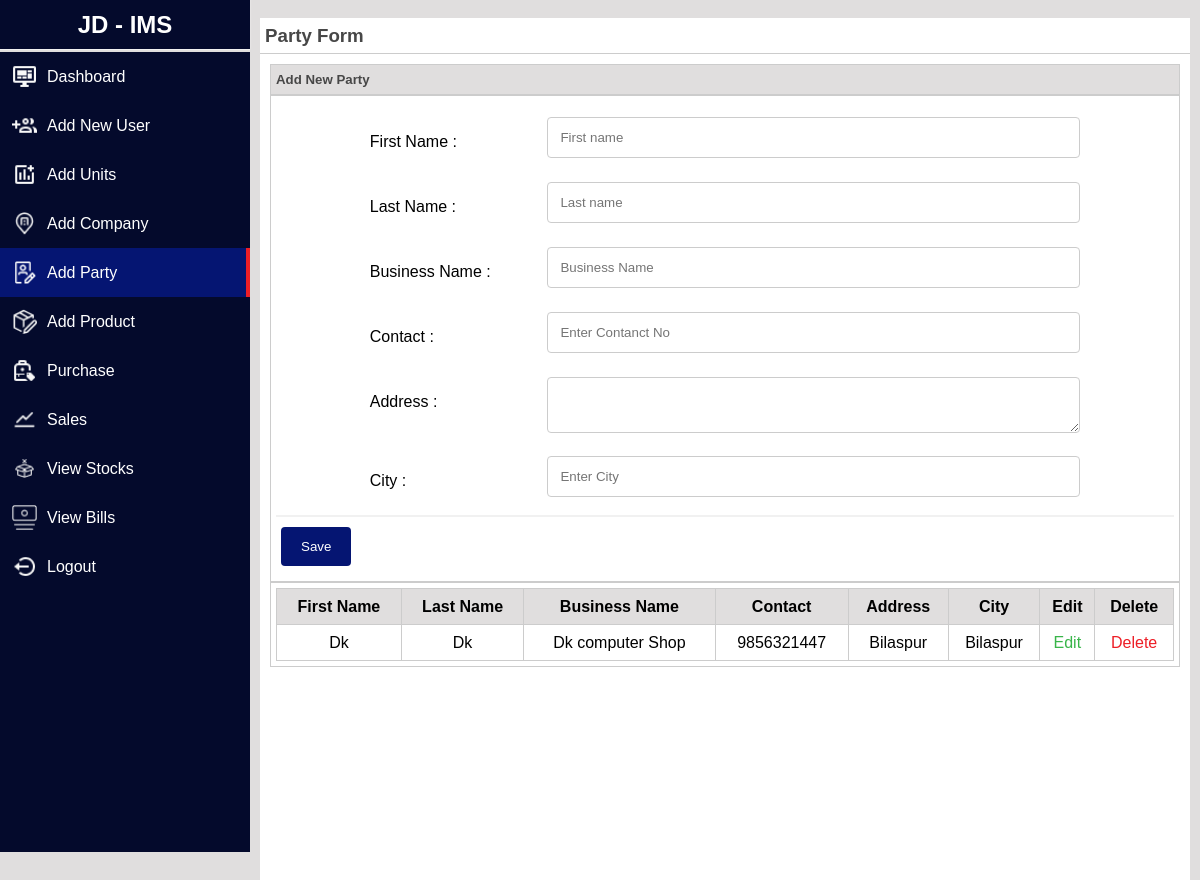
Screenshot of /jd_ims/admin/add_new_party.php (signed in) with the database file from the repository.
### tables this page shows
CREATE TABLE `party_info` (
  `id` int(5) NOT NULL,
  `firstname` varchar(50) NOT NULL,
  `lastname` varchar(50) NOT NULL,
  `businessname` varchar(100) NOT NULL,
  `contact` varchar(20) NOT NULL,
  `address` varchar(500) NOT NULL,
  `city` varchar(50) NOT NULL
);

### jd_ims/admin/add_new_party.php (the view, shortened to what this page needs)
<?php
include "base.php";
include "../user/connection.php";
?>
<div class="container">
        <div id="content">
            <div id="content_header">
                <h3>Party Form</h3>
            </div>
            <div class="container-fluid">
                <div class="row-fluid" style="background-color: white; min-height: 1000px; padding:10px;">
                <div class="widget-box">
                <div class="widget-title">
                  <h5>Add New Party</h5>
                </div>
                <div class="widget-content">
                  <form name="form1" action="" method="post" class="form-horizontal">
                    <div class="control-group">
                      <div class="col-25">
                        <label class="control-label">First Name :</label>
                      </div>
                      <div class="controls col-75">
                        <input type="text" class="span11" placeholder="First name" name="firstname" />
                      </div>
                    </div>
                    <div class="control-group">
                        <div class="col-25">
                            <label class="control-label">Last Name :</label>
                          </div>
                      <div class="controls col-75">
                        <input type="text" class="span11" placeholder="Last name" name="lastname" />
                      </div>
                    </div>
                    <div class="control-group">
                        <div class="col-25">
                            <label class="control-label">Business Name :</label>
                          </div>
                      <div class="controls col-75">
                      <input type="text" class="span11" placeholder="Business Name" name="businessname" />
                      </div>
                    </div>
                    <div class="control-group">
                        <div class="col-25">
                            <label class="control-label">Contact :</label>
                          </div>
                      <div class="controls col-75">
                      <input type="text"  class="span11" placeholder="Enter Contanct No" name="contact" />
                      </div>
                    </div>
                    <div class="control-group">
                        <div class="col-25">
                            <label class="control-label">Address :</label>
                          </div>
                      <div class="controls col-75">
                      <textarea class="span11" name="address"></textarea>
                      </div>
                    </div>
                    <div class="control-group">
                        <div class="col-25">
                            <label class="control-label">City :</label>
                          </div>
                      <div class="controls col-75">
                      <input type="text"  class="span11" placeholder="Enter City" name="city" />
                      </div>
                    </div>
                    <hr>
                    <div class="form-actions">
                      <button type="submit" name="submit1" class="btn">Save</button>
                    </div>
                  </form>
                </div>
        </div>
        <div class="widget-content">
          <table>
            <thead>
                <tr>
                  <th>First Name</th>
                  <th>Last Name</th>
                  <th>Business Name</th>
                  <th>Contact</th>
                  <th>Address</th>
                  <th>City</th>
                  <th>Edit</th>
                  <th>Delete</th>
                </tr>
            </thead>
            <tbody>
            <?php
                $res=mysqli_query($link, "select * from party_info");
                while($row=mysqli_fetch_array($res))
                {
                    ?>
                    <tr>
                        <td><?php echo $row["firstname"]; ?></td>
                        <td><?php echo $row["lastname"]; ?></td>
                        <td><?php echo $row["businessname"]; ?></td>
                        <td><?php echo $row["contact"]; ?></td>
                        <td><?php echo $row["address"]; ?></td>
                        <td><?php echo $row["city"]; ?></td>
                        <td><a href="edit_party.php?id=<?php echo $row["id"]; ?>" class="td-edit">Edit</a></td>
                        <td><a href="delete_party.php?id=<?php echo $row["id"]; ?>" class="td-delete">Delete</a></td>
                    </tr>
                    <?php
                }
                ?>
            </tbody>
          </table>
        </div>
    </div>
<?php
include "footer.php";
?>

### jd_ims/admin/style.css (style rules this page uses)
* { box-sizing: border-box; margin: 0; padding: 0; font-family: sans-serif; }
:root { --btn-color: #051572; --primary-color: #040a2c; --secondary-color: #ED1E26; --list-color: #39B54A; --dark-color: #000000; --light-color: #FFFFFF; --bg-color: #e0dede; --bg-hover: #f4f4f4; --text-color:#474747; --border-color:#ccc; }
body { background-color: var(--bg-color); }
hr { border: 1px solid #F1F1F1; }
.container { width: auto; text-align: justify; margin: 0px 0px 10px 250px; line-height: 25px; padding-left: 10px; padding-right: 10px; }
#content_header { background-color: var(--light-color); border-bottom: 1px solid var(--border-color); padding: 5px; }
#content_header h3, h5 { color: var(--text-color); }
.widget-title { padding: 2px 5px; background-color: var(--bg-color); border: 1px solid var(--border-color); }
.widget-content { border: 1px solid var(--border-color); padding: 5px; }
.control-group { display: flex; flex-direction: row; margin: 10px 5px; justify-content: center; }
.controls input, select, textarea { width: 100%; padding: 12px; border: 1px solid #ccc; border-radius: 4px; box-sizing: border-box; resize: vertical; }
.control-group label { padding: 12px 12px 12px 0; display: inline-block; }
.col-25 { float: left; width: 20%; margin-top: 6px; }
.col-75 { float: left; width: 60%; margin-top: 6px; }
.btn { background-color: var(--btn-color); color: white; padding: 12px 20px; border: none; border-radius: 4px; cursor: pointer; margin: 10px 5px; }
table,td,th { border-collapse: collapse; border: 1px solid var(--border-color); text-align: center; padding: 5px; }
table { width: 100%; }
th { background-color: var(--bg-color); }
.td-edit { color: var(--list-color); cursor: pointer; text-decoration: none; }
.td-delete { color: var(--secondary-color); cursor: pointer; text-decoration: none; }

### rows the page displays
party_info: firstname "Dk", lastname "Dk", businessname "Dk computer Shop", contact "9856321447", address "Bilaspur", city "Bilaspur"
